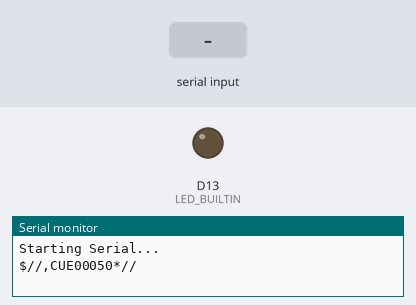
A sketch run on a simulated Arduino Zero (SAMD21). Shown: output pins drawn as LEDs (lit = HIGH), the last lines printed to the serial monitor. The test bench sets the inputs (shaded band). Pins used as bus, display or sensor lines are not drawn.

Above: at 2.2 s.
2.3 s: "1" received over Serial
At 3.42 s:
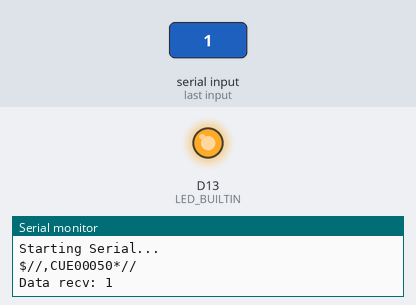
Timing chart, 0 to 5.3 s (numbered marks = the images above; inputs shaded):
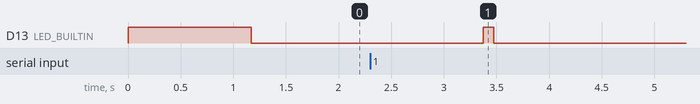

The sketch:

SensorSerial.ino
```cpp
#include <Arduino.h>

#define SerialOut SerialUSB
#define SerialIn Serial
#define SENSOR_BAUDRATE 9600
#define TX_EN_PIN       7

char data[8];

void setup() {
  while(!SerialOut);
  SerialOut.begin(9600);

  pinMode(TX_EN_PIN, OUTPUT);       // DE/RE Controling pin of RS-485 (TX_EN)
  // digitalWrite(TX_EN_PIN, LOW);     // DE/RE==LOW Receive Enabled
  SerialIn.begin(SENSOR_BAUDRATE);
  SerialOut.println("Starting Serial...");

  pinMode(LED_BUILTIN, OUTPUT);
  digitalWrite(LED_BUILTIN, HIGH);
  delay(1000);
  enableCU();
  // queryCU();
}

void loop() {
  int rlen = 0;
  if(SerialIn.available()) {
    rlen = SerialIn.readBytes(data, 8);
    digitalWrite(LED_BUILTIN, HIGH);
  }
  if(rlen > 0) {
    SerialOut.print("Data recv: ");
    for(int i=0; i<rlen; i++) {
      SerialOut.print(String(data[i]));
    }
    SerialOut.print("\r\n");
  }
  delay(100);
  digitalWrite(LED_BUILTIN, LOW);
}

#define CUE_CMD         "$//,CUE00050*//\r\n"

// Sends SET CMD to sensor to enable Continuous updates on 100ms intervals
void enableCU() {
  digitalWrite(TX_EN_PIN, HIGH);     // DE/RE==HIGH Transmit Enabled
  delay(20);
  SerialIn.print(CUE_CMD);
  SerialIn.flush();                  // Waits for the transmission of outgoing serial data to complete
  delay(50);
  digitalWrite(TX_EN_PIN, LOW);
}

#define QCU_CMD         "$01,CU?*//\r\n"

void queryCU() {
  digitalWrite(TX_EN_PIN, HIGH);     // Transmit Enabled
  delay(50);
  SerialIn.write(QCU_CMD);          // Write Continuous Update Query CMD to sensor
  delay(500);
  digitalWrite(TX_EN_PIN, LOW);     // Recieve Enabled
  delay(50);
  if(!SerialIn.available()) {
    int rlen = SerialIn.readBytes(data, 8); // read response
    SerialOut.print("Data recv: ");
    for(int i=0; i<rlen; i++) {
      SerialOut.print(String(data[i]));
    }
    SerialOut.print("\r\n");
  } else {
    SerialOut.println("No query response");
  }
}

void toggleLED() {
  digitalWrite(LED_BUILTIN, !digitalRead(LED_BUILTIN));
  delay(200);
}
```

Measured:
- after the input at 2.3 s, D13 (LED_BUILTIN): LOW → HIGH after 1.1 s, → LOW 0.10 s later
